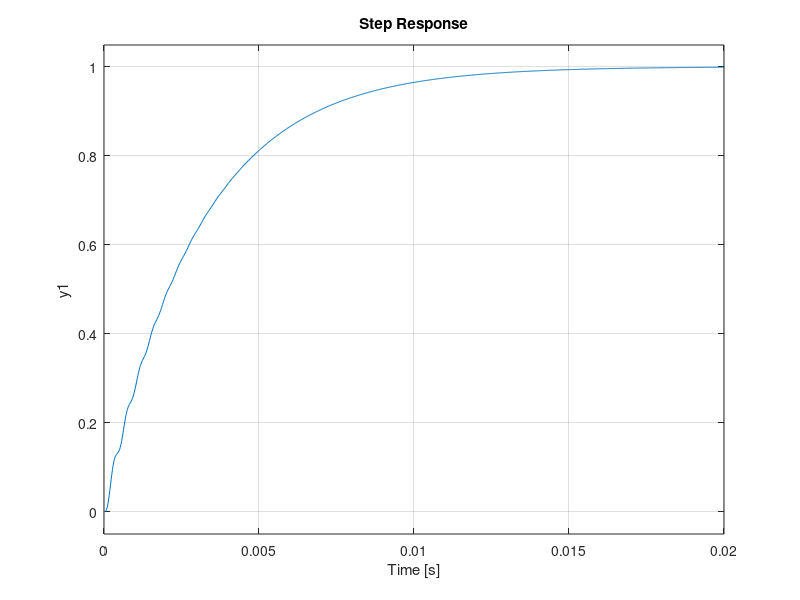

Recreate this plot in MATLAB.
clear all
clc
Vg = 24;
R = 5;
L = 20e-6;
C = 80e-6;
D = 0.4;

% PLANT
% Np = [R*C*D*(D-1)];
% Dp = [L*R*C L (R*C*(D-1)^2)];

np = [Vg*D*L/R -Vg*(1-D)^2];
dp = [L*C*(1-D)^2 (L*(1-D)^2)/R (1-D)^4];

Gp = tf(np,dp);
rlocus(Gp);

%PI CONTROLLER
Kp = 0;
Ki = -5;
Kd = 0;
nc = [Kd Kp Ki];
dc = [0 1 0];

Gc = tf(nc,dc);

% Closed loop TF
Z = (1-D)^2;
A = Vg*D*L/R;
B = Vg*Z;


Nc = [Kp*A A*Ki-B*Kp -B*Ki];
Dc = [Z*L*C (Z*(L/R))-Kp*A A*Ki-B*Kp+Z^2 -B*Ki];

Gscl = tf(Nc,Dc);
subplot(3,1,2),rlocus(Gscl);
subplot(3,1,3),step(Gscl);


